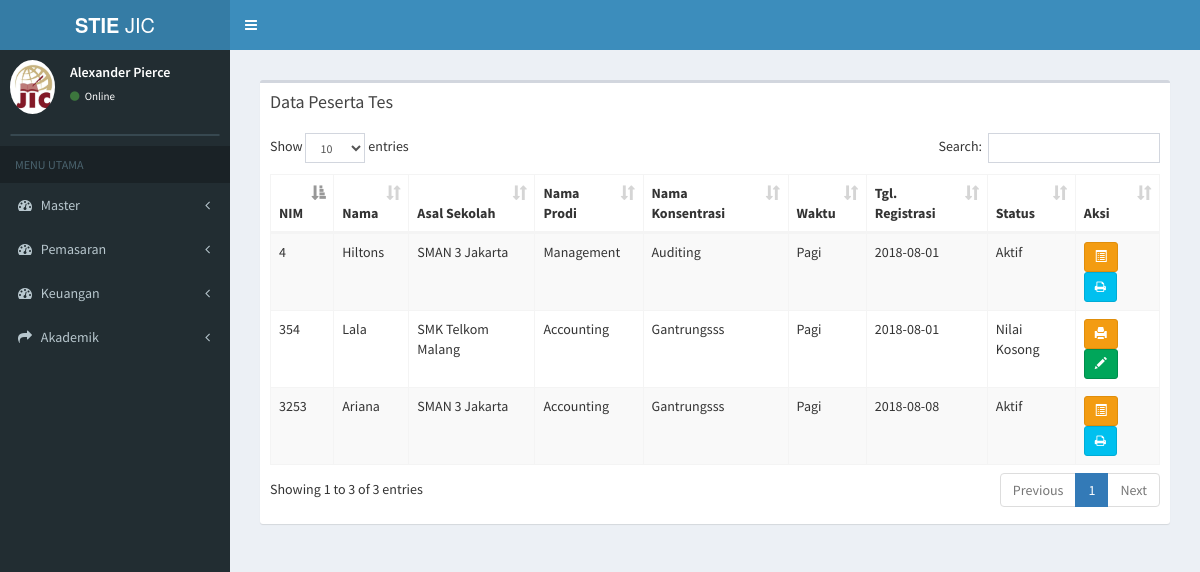
Page /index.php/daftar_ulang/data_peserta_tes on the earlier database version.
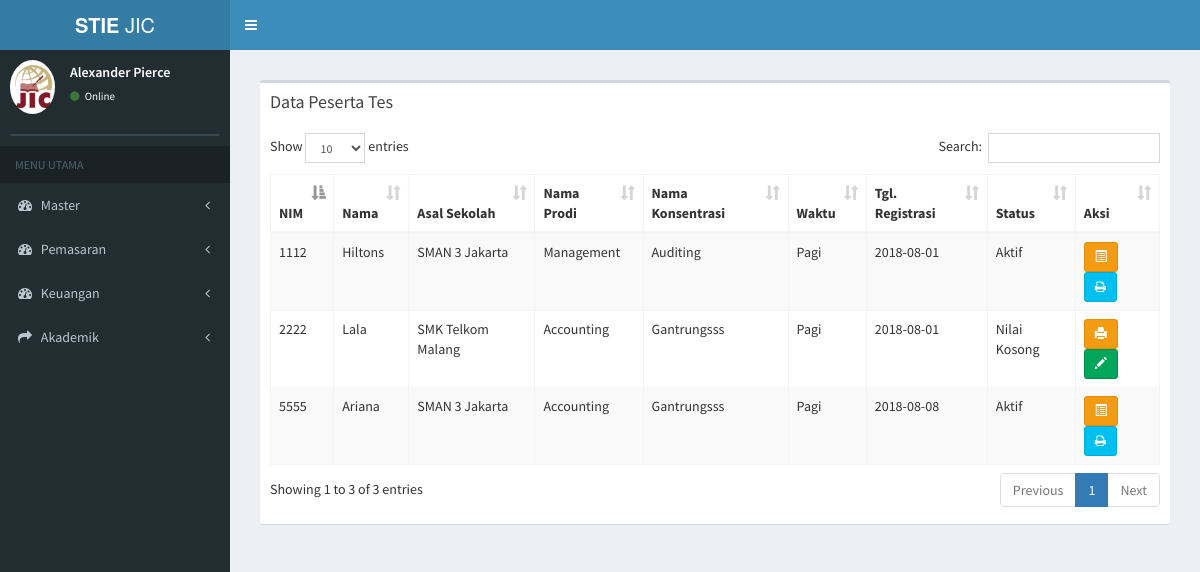
Same page on the later database version.
### tables this page shows
CREATE TABLE `tb_mahasiswa` (
  `id_mahasiswa` varchar(7) NOT NULL,
  `nama_mahasiswa` varchar(100) NOT NULL,
  `nim` varchar(15) NOT NULL,
  `status_mahasiswa` varchar(20) NOT NULL,
  `id_prodi` varchar(7) NOT NULL,
  `id_konsentrasi` varchar(7) NOT NULL,
  `id_angkatan` varchar(7) NOT NULL,
  `id_hasil_tes` varchar(20) NOT NULL,
  `id_sekolah` varchar(10) NOT NULL,
  `id_waktu` int(11) NOT NULL,
  `id_grade` varchar(12) NOT NULL
);

CREATE TABLE `tb_sekolah` (
  `id_sekolah` varchar(6) NOT NULL,
  `nama_sekolah` varchar(30) NOT NULL,
  `alamat_sekolah` text NOT NULL,
  `jenis_sekolah` varchar(6) NOT NULL
);

CREATE TABLE `tb_prodi` (
  `id_prodi` varchar(6) NOT NULL,
  `nama_prodi` varchar(20) NOT NULL,
  `ketua_prodi` varchar(50) NOT NULL
);

CREATE TABLE `tb_konsentrasi` (
  `id_konsentrasi` varchar(6) NOT NULL,
  `nama_konsentrasi` varchar(20) NOT NULL,
  `id_prodi` varchar(6) NOT NULL
);

CREATE TABLE `tb_waktu` (
  `id_waktu` int(11) NOT NULL,
  `waktu` varchar(10) NOT NULL
);

CREATE TABLE `tb_tgl_du` (
  `id_mahasiswa` varchar(11) NOT NULL,
  `tgl_du` date NOT NULL
);

### application/controllers/daftar_ulang.php (called while the page is built, shortened)
<?php
class daftar_ulang extends CI_Controller {
	public function __construct()
	{
		$this->load->model('daftar_ulang_model');
		$this->load->model('tamu_model');
		$this->load->model('mahasiswa_model');
	}
	public function data_peserta_tes()
	{
			$data['du'] = $this->daftar_ulang_model->data_peserta_tes();
			$data['main_view'] = 'Daftar/data_daftarulang_view';
			$this->load->view('template', $data);
	}
}

### index.php (called while the page is built, shortened)
<?php
require_once BASEPATH.'core/CodeIgniter.php';

### application/models/daftar_ulang_model.php (called while the page is built, shortened)
<?php
class Daftar_ulang_model extends CI_Model {
  public function data_peserta_tes(){
    return $this->db->join('tb_prodi','tb_prodi.id_prodi=tb_mahasiswa.id_prodi')
              ->join('tb_sekolah','tb_sekolah.id_sekolah=tb_mahasiswa.id_sekolah')
              ->join('tb_konsentrasi','tb_konsentrasi.id_konsentrasi=tb_mahasiswa.id_konsentrasi')
              ->join('tb_alamat','tb_alamat.id_mahasiswa=tb_mahasiswa.id_mahasiswa')
              ->join('tb_bio','tb_bio.id_mahasiswa=tb_mahasiswa.id_mahasiswa')
              ->join('tb_kontak','tb_kontak.id_mahasiswa=tb_mahasiswa.id_mahasiswa')
              ->join('tb_waktu','tb_waktu.id_waktu=tb_mahasiswa.id_waktu')
              ->join('tb_tgl_du','tb_tgl_du.id_mahasiswa=tb_mahasiswa.id_mahasiswa')
              ->where('tb_mahasiswa.id_waktu', '1')
              ->get('tb_mahasiswa')
              ->result();
  }
}

### application/views/Daftar/data_daftarulang_view.php (the view, shortened to what this page needs)
<section class="content">
      <div class="row">
        <div class="col-xs-12">
          <div class="box">
            <div class="box-header">
              <h3 class="box-title">Data Peserta Tes</h3>
            </div>
            <div class="box-body">
              <table id="example1" class="table table-bordered table-striped">
                <thead>
                <tr>
                  <th>NIM</th>
                  <th>Nama</th>
                  <th>Asal Sekolah</th>
                  <th>Nama Prodi</th>
                  <th>Nama Konsentrasi</th>
                  <th>Waktu</th>
                  <th>Tgl. Registrasi</th>
                  <th>Status</th>
                  <th>Aksi</th>
                </tr>
                </thead>
                <tbody>
                <?php
                foreach ($du as $data) {
                    if ($data->status_mahasiswa == 'Nilai Kosong') {
                       echo '
                <tr>
                  <td>'.$data->nim.'</td>
                  <td>'.$data->nama_mahasiswa.'
                  </td>
                  <td>'.$data->nama_sekolah.'</td>
                  <td>'.$data->nama_prodi.'</td>
                  <td>'.$data->nama_konsentrasi.'</td>
                  <td>'.$data->waktu.'</td>
                  <td>'.$data->tgl_du.'</td>
                  <td>'.$data->status_mahasiswa.'</td>
                  <td>
                     <a href="'.base_url('daftar_ulang/print_ljk/'.$data->id_mahasiswa).'" target="_blank" class="btn btn-warning btn-sm" title="Print Lembar Jawaban"><i class="glyphicon glyphicon-print" ></i><span class="tooltiptext">Print LJK</span></a>
                     <a href="'.base_url('hasil_tes/page_input_nilai/'.$data->id_mahasiswa).'" class="btn btn-success  btn-sm" title="Input Nilai Tes"><i class="glyphicon glyphicon-pencil"></i><span class="tooltiptext">Input Nilai Tes</span></a>
                  </td>
                </tr>
                ';
                  } else {
                      echo '
                <tr>
                  <td>'.$data->nim.'</td>
                  <td>'.$data->nama_mahasiswa.'
                  </td>
                  <td>'.$data->nama_sekolah.'</td>
                  <td>'.$data->nama_prodi.'</td>
                  <td>'.$data->nama_konsentrasi.'</td>
                  <td>'.$data->waktu.'</td>
                  <td>'.$data->tgl_du.'</td>
                  <td>'.$data->status_mahasiswa.'</td>
                  <td>
                    <a href="'.base_url('daftar_ulang/detail_nilai/'.$data->id_mahasiswa).'" class="btn btn-warning btn-sm" title="Detail"><i class="glyphicon glyphicon-list-alt"></i><span class="tooltiptext">Detail</span></a>
                     <a href="'.base_url('hasil_tes/print_hasil_tes/'.$data->id_mahasiswa).'" target="_blank" class="btn btn-info btn-sm" title="Print Hasil Tes"><i class="fa fa-print"></i><span class="tooltiptext">Print Hasil Tes</span></a>
                  </td>
                </tr>
                ';
                }
                }
              ?>
                </tbody>
              </table>
            </div>
          </div>
        </div>
      </div>
    </section>

Differences in the rows shown:
changed tb_mahasiswa "Hiltons": nim "4" → "1112"
changed tb_mahasiswa "Lala": nim "354" → "2222"
changed tb_mahasiswa "Ariana": nim "3253" → "5555"
